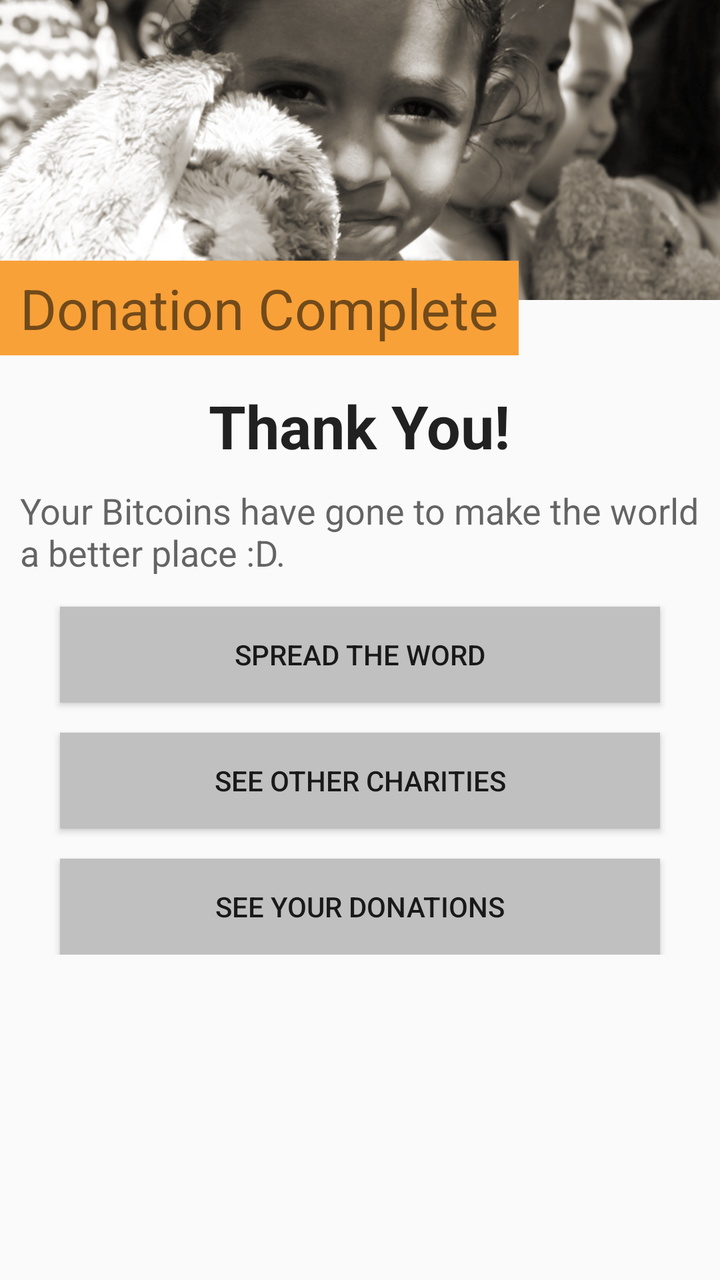
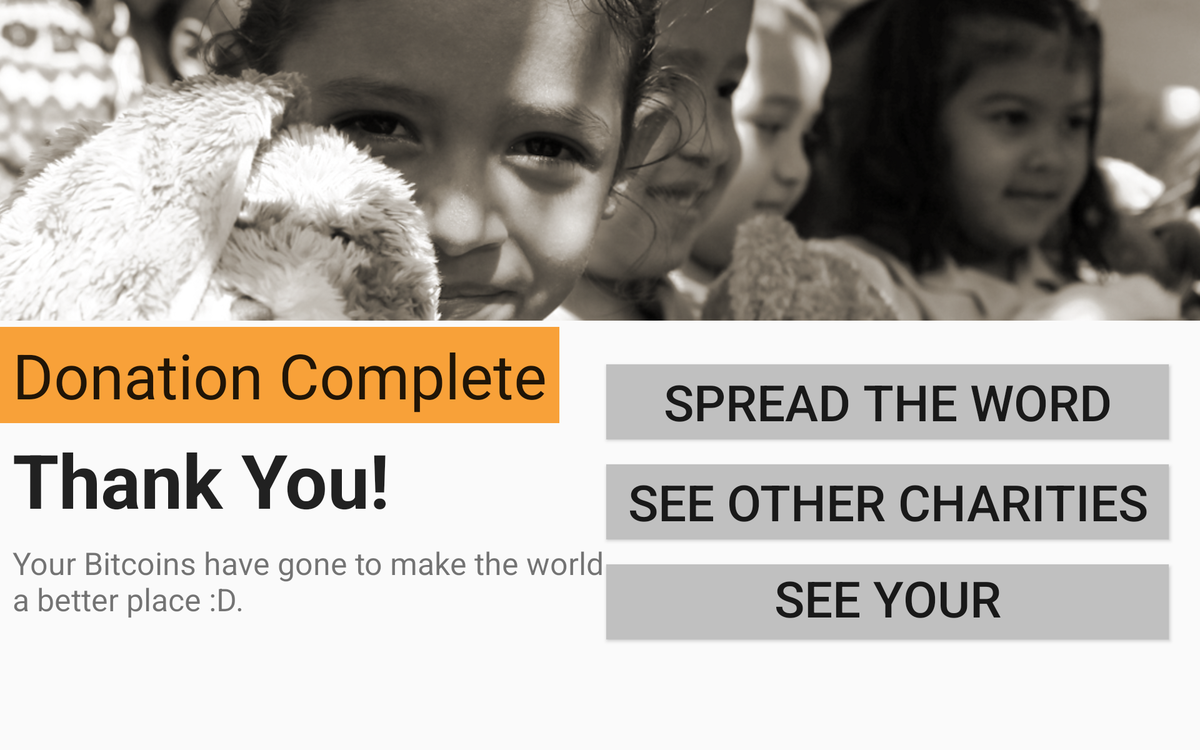

An Android layout and its configuration variant, each rendered on a device that would load it. The default file and the variant file are quoted in full after the pictures.
<!-- AndroidManifest.xml: application theme Theme.AppCompat.Light -->
<!-- res/layout/activity_thank_you.xml -->
<ScrollView xmlns:android="http://schemas.android.com/apk/res/android"
	xmlns:tools="http://schemas.android.com/tools"
	android:id="@+id/ScrlView" 
	android:layout_width="fill_parent" 
	android:layout_height="fill_parent"
	tools:context=".ThankYouActivity" > 

	<RelativeLayout 
	    android:layout_width="match_parent"
	    android:layout_height="wrap_content" >
	    
	    <ImageView
	        android:id="@+id/ThankYou_ImageView_PortraitBanner"
	        android:layout_width="wrap_content"
	        android:layout_height="150dp"
	        android:layout_alignParentLeft="true"
	        android:layout_alignParentTop="true"
	        android:layout_alignParentRight="true"
	        android:scaleType="centerCrop"
	        android:src="@drawable/thankyou_portrait_topbanner" 
	        android:contentDescription="@string/thank_you_banner_contentdescription"/>
	    
	    <TextView
	        android:id="@+id/ThankYou_TextView_EncouragingBlurb"
	        android:layout_width="wrap_content"
	        android:layout_height="wrap_content"
	        android:layout_alignParentLeft="true"
	        android:layout_below="@+id/ThankYou"
	        android:layout_marginTop="10dp"
	        android:text="@string/thank_you_text"
	        android:layout_marginLeft="10dp"
	        android:textAppearance="?android:attr/textAppearanceMedium" />
	
	    <TextView
	        android:id="@+id/ThankYou_TextView_DonationComplete"
	        style="@style/LandscapeTitleText"
	        android:layout_below="@+id/ThankYou_ImageView_PortraitBanner"
	        android:layout_width="wrap_content"
	        android:layout_height="wrap_content"
	        android:layout_alignParentLeft="true"
	        android:layout_marginTop="-20dp"
	        android:text="@string/thank_you_donationcomplete" />
	
	    <TextView
	        android:id="@+id/ThankYou"
	        android:layout_width="wrap_content"
	        android:layout_height="wrap_content"
	        android:layout_below="@+id/ThankYou_TextView_DonationComplete"
	        android:layout_centerHorizontal="true"
	        android:layout_marginTop="15dp"
	        android:text="@string/thank_you_title"
	        android:textAppearance="?android:attr/textAppearanceLarge"
	        android:textSize="30sp"
	        android:textStyle="bold" />
	    
	    <Button
	        android:id="@+id/ThankYou_Button_Tweet"
	        android:layout_width="wrap_content"
	        android:layout_height="wrap_content"
	        android:layout_below="@+id/ThankYou_TextView_EncouragingBlurb"
	        android:layout_centerHorizontal="true"
	        android:layout_marginTop="15dp"
	        android:layout_alignRight="@+id/ThankYou_Button_SeeOtherCharities"
	        android:layout_alignLeft="@+id/ThankYou_Button_SeeOtherCharities"
	        android:background="@drawable/gray_button"
	        android:onClick="Tweet_Click"
	        android:padding="10dp"
	        android:text="@string/thank_you_share" />
	    
	    <Button
	        android:id="@+id/ThankYou_Button_SeeTransactionHistory"
	        android:layout_width="wrap_content"
	        android:layout_height="wrap_content"
	        android:layout_below="@+id/ThankYou_Button_SeeOtherCharities"
	        android:layout_centerHorizontal="true"
	        android:layout_marginTop="15dp"
	        android:layout_alignRight="@+id/ThankYou_Button_SeeOtherCharities"
	        android:layout_alignLeft="@+id/ThankYou_Button_SeeOtherCharities"
	        android:background="@drawable/gray_button"
	        android:onClick="SeeTransactionHistory_Click"
	        android:padding="10dp"
	        android:text="@string/thank_you_seetransactionhistory" />
	
	    <Button
	        android:id="@+id/ThankYou_Button_SeeOtherCharities"
	        android:layout_width="300dp"
	        android:layout_height="wrap_content"
	        android:layout_below="@+id/ThankYou_Button_Tweet"
	        android:layout_centerHorizontal="true"
	        android:layout_marginTop="15dp"
	        android:background="@drawable/gray_button"
	        android:onClick="SeeOtherCharities_Click"
	        android:padding="10dp"
	        android:text="@string/thank_you_seeothercharities" />
	    	    	
	</RelativeLayout>
</ScrollView>
<!-- resources referenced by this layout -->
<resources>
  <!-- drawable gray_button (drawable) -->
  <?xml version="1.0" encoding="utf-8"?>
  <selector
      xmlns:android="http://schemas.android.com/apk/res/android">
  
      <item android:state_pressed="true" >
          <shape>
              <solid
                  android:color="#00dfea" />
              <stroke
                  android:width="4dp"
                  android:color="#69f8ff" />
          </shape>
      </item>
  
      <item>        
          <shape>
              <solid
                  android:color="#c0c0c0" />
      </shape>
      </item>
  </selector>
  <!-- drawable thankyou_portrait_topbanner: png bitmap (drawable, 319770 bytes) -->
  <string name="thank_you_banner_contentdescription">Thankful throngs are grateful for your contribution!</string>
  <string name="thank_you_donationcomplete">Donation Complete</string>
  <string name="thank_you_seeothercharities">See Other Charities</string>
  <string name="thank_you_seetransactionhistory">See Your Donations</string>
  <string name="thank_you_share">Spread the Word</string>
  <string name="thank_you_text">Your Bitcoins have gone to make the world a better place :D.</string>
  <string name="thank_you_title">Thank You!</string>
  <style name="LandscapeTitleText">
          <item name="android:background">@color/bitcoin_orange</item>
          <item name="android:paddingBottom">5dp</item>
          <item name="android:paddingLeft">10dp</item>
          <item name="android:paddingRight">10dp</item>
          <item name="android:paddingTop">5dp</item>
          <item name="android:textSize">28sp</item>        
      </style>
  <color name="bitcoin_orange">#f8a139</color>
</resources>
<!-- res/layout-sw600dp-land/activity_thank_you.xml (the author's variant of the layout above) -->
<!-- drawn on a 7-inch tablet turned sideways -->
<?xml version="1.0" encoding="utf-8"?>
<RelativeLayout xmlns:android="http://schemas.android.com/apk/res/android"
    android:layout_width="match_parent"
    android:layout_height="match_parent" >

    <Button
        android:id="@+id/ThankYou_Button_Tweet"
        android:layout_width="wrap_content"
        android:layout_height="60dp"
        android:layout_alignLeft="@+id/ThankYou_Button_SeeTransactionHistory"
        android:layout_alignRight="@+id/ThankYou_Button_SeeTransactionHistory"
        android:layout_below="@+id/ThankYouLandscape_ImageView_TopBanner"
        android:layout_marginTop="30dp"
        android:background="@drawable/gray_button"
        android:onClick="Tweet_Click"
        android:text="@string/thank_you_share"
        android:textSize="40sp" />
    
    <Button
        android:id="@+id/ThankYou_Button_SeeOtherCharities"
        android:layout_width="wrap_content"
        android:layout_height="60dp"
        android:layout_alignLeft="@+id/ThankYou_Button_SeeTransactionHistory"
        android:layout_alignRight="@+id/ThankYou_Button_SeeTransactionHistory"
        android:layout_below="@+id/ThankYou_Button_Tweet"
        android:layout_marginTop="20dp"
        android:background="@drawable/gray_button"
        android:onClick="SeeOtherCharities_Click"
        android:text="@string/thank_you_seeothercharities"
        android:textSize="40sp" />

    <Button
        android:id="@+id/ThankYou_Button_SeeTransactionHistory"
        android:layout_width="450dp"
        android:layout_height="60dp"
        android:layout_alignParentRight="true"
        android:layout_below="@+id/ThankYou_Button_SeeOtherCharities"
        android:layout_marginRight="25dp"
        android:layout_marginTop="20dp"
        android:background="@drawable/gray_button"
        android:onClick="SeeTransactionHistory_Click"
        android:paddingLeft="20dp"
        android:paddingRight="20dp"
        android:text="@string/thank_you_seetransactionhistory_land"
        android:textSize="40sp" />

    <TextView
        android:id="@+id/ThankYou_TextView_DonationComplete"
        style="@style/LandscapeTitleText"
        android:layout_width="wrap_content"
        android:layout_height="wrap_content"
        android:layout_alignParentLeft="true"
        android:layout_centerVertical="true"
        android:text="@string/thank_you_donationcomplete"
        android:textAppearance="?android:attr/textAppearanceLarge"
        android:textSize="50sp" />

    <ImageView
        android:id="@+id/ThankYouLandscape_ImageView_TopBanner"
        android:layout_width="wrap_content"
        android:layout_height="wrap_content"
        android:layout_above="@+id/ThankYou_TextView_DonationComplete"
        android:layout_marginBottom="5dp"
        android:layout_alignParentLeft="true"
        android:layout_alignParentRight="true"
        android:layout_alignParentTop="true"
        android:src="@drawable/activity_thankyou_top"
        android:contentDescription="@string/thank_you_banner_contentdescription" 
        android:scaleType="centerCrop"/>

    <TextView
        android:id="@+id/ThankYou_TextView_EncouragingBlurb"
        android:layout_width="wrap_content"
        android:layout_height="wrap_content"
        android:layout_alignParentLeft="true"
        android:layout_below="@+id/ThankYou_TextView_ThankYou"
        android:layout_marginTop="10dp"
        android:layout_toLeftOf="@+id/ThankYou_Button_SeeOtherCharities"
        android:paddingLeft="10dp"
        android:text="@string/thank_you_text"
        android:textAppearance="?android:attr/textAppearanceSmall"
        android:textSize="25sp" />

	

    <TextView
        android:id="@+id/ThankYou_TextView_ThankYou"
        android:layout_width="wrap_content"
        android:layout_height="wrap_content"
        android:layout_alignParentLeft="true"
        android:layout_below="@+id/ThankYou_TextView_DonationComplete"
        android:layout_marginLeft="10dp"
        android:layout_marginTop="5dp"
        android:text="@string/title_activity_thank_you"
        android:textAppearance="?android:attr/textAppearanceLarge"
        android:textSize="60sp"
        android:textStyle="bold" />

</RelativeLayout>
<!-- resources referenced by the variant -->
<!-- as a 7-inch tablet turned sideways resolves them -->
<resources>
  <!-- drawable activity_thankyou_top: png bitmap (drawable-xhdpi, 435271 bytes) -->
  <!-- drawable gray_button (drawable) -->
  <?xml version="1.0" encoding="utf-8"?>
  <selector
      xmlns:android="http://schemas.android.com/apk/res/android">
  
      <item android:state_pressed="true" >
          <shape>
              <solid
                  android:color="#00dfea" />
              <stroke
                  android:width="4dp"
                  android:color="#69f8ff" />
          </shape>
      </item>
  
      <item>        
          <shape>
              <solid
                  android:color="#c0c0c0" />
      </shape>
      </item>
  </selector>
  <string name="thank_you_banner_contentdescription">Thankful throngs are grateful for your contribution!</string>
  <string name="thank_you_donationcomplete">Donation Complete</string>
  <string name="thank_you_seeothercharities">See Other Charities</string>
  <string name="thank_you_seetransactionhistory_land">See Your Donations</string>
  <string name="thank_you_share">Spread the Word</string>
  <string name="thank_you_text">Your Bitcoins have gone to make the world a better place :D.</string>
  <string name="title_activity_thank_you">Thank You!</string>
  <style name="LandscapeTitleText">
          <item name="android:background">@color/bitcoin_orange</item>
          <item name="android:paddingBottom">5dp</item>
          <item name="android:paddingLeft">10dp</item>
          <item name="android:paddingRight">10dp</item>
          <item name="android:paddingTop">5dp</item>
          <item name="android:textSize">28sp</item>        
      </style>
  <color name="bitcoin_orange">#f8a139</color>
</resources>
